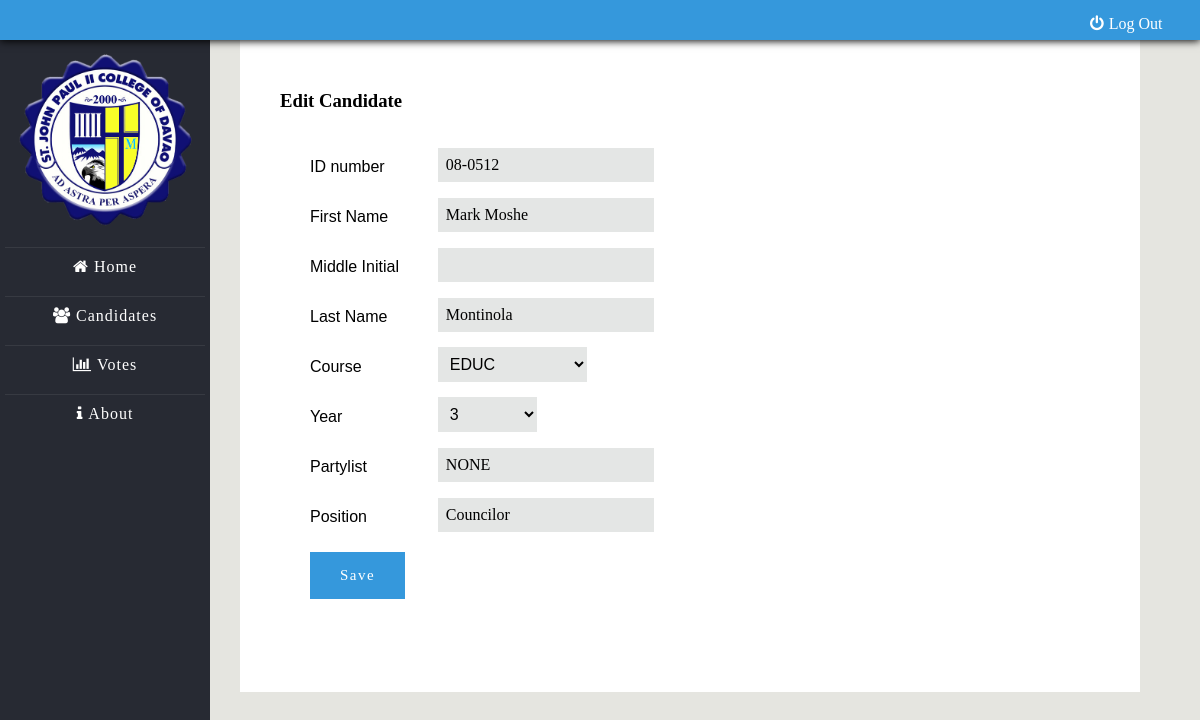
The page /JP2CDvotingsystem/editCandidates.php?id=08-0512 (signed in) on the database its author committed.
### tables this page shows
CREATE TABLE `candidates` (
  `candidate_id` int(24) NOT NULL,
  `id_number` varchar(56) NOT NULL,
  `firstname` varchar(255) NOT NULL,
  `lastname` varchar(255) NOT NULL,
  `mi` varchar(25) NOT NULL,
  `course` varchar(255) NOT NULL,
  `year` int(50) NOT NULL,
  `partylist` varchar(255) NOT NULL,
  `position` varchar(25) NOT NULL
);

### JP2CDvotingsystem/editCandidates.php (the view, shortened to what this page needs)
<?php
require 'connect_database.php';
?>
<?php
	$editCandidate = "";
if(isset($_GET['id'])){
		$id = $_GET['id'];
		$sql = "SELECT * FROM candidates WHERE id_number = '$id'";
		$query = mysqli_query($con,$sql);
		$rowCount = mysqli_num_rows($query);
		if($rowCount > 0){
			while($row = mysqli_fetch_array($query)){
				$idnumber = $row["id_number"];
				$firstname = $row["firstname"];
				$mi = $row["mi"];
				$lastname = $row["lastname"];
				$course = $row["course"];
				$year = $row["year"];
				$partylist = $row["partylist"];
				$position = $row["position"];
				$editCandidate = '<tr>
									<td>ID number</td>
									<td>
										<input type="text" class="code" name="idnumber" value="'.$idnumber.'"" maxlength="7">
									</td>
								</tr>
								<tr>
									<td>First Name</td>
									<td><input type="text" name="firstname" value="'.$firstname.'"></td>
								</tr>
								<tr>
								 <td>Middle Initial &nbsp</td>
								 <td><input type="text" name="mi" value="'.$mi.'"></td>
								 </tr>
								 <tr>
								  <td>Last Name &nbsp</td>
								  <td><input type="text" name="lastname" value="'.$lastname.'"></td>
								  </tr>
								  <tr>
								  <td>Course</td>
								  <td><select name="course">
								  	<option value="'.$course.'" selected>'.$course.'</option>
								  	<option value="BA">BA</option>
									<option value="CRIM">CRIM</option>
									<option value="CHM">CHM</option>
									<option value="EDUC">EDUC</option>
									<option value="ENGINEERING">ENGINEERING</option>
									<option value="ICT">ICT</option>
									<option value="NURSING">NURSING</option>
								  </select >
								  <td>
								  </tr>
								  <tr>
								  <td>Year</td>
								  <td>
								  	<select name="year">
								  	<option value="'.$year.'" selected>'.$year.'</option>
								  	<option value="1">1st year</option>
									<option value="2">2nd year</option>
									<option value="3">3rd year</option>
									<option value="4">4th year</option>
								  </select></td>
								  </tr>
								  <tr>
								  <td>Partylist</td>
								  <td>
								  <input type="text" name="partylist" value="'.$partylist.'">
								  </td>
								  </tr>
								  <tr>
								  <td>Position</td>
								  <td><input type="text" name="position" value="'.$position.'"></td>
								  </tr>
								  ';
			}
		}
	}
?>
<!DOCTYPE html>
<html>
<head>
<link rel="stylesheet" href="style.css" media="screen" />
<link rel="stylesheet" href="normalize.css" />
</head>
<body>
<div class="nav">
	<ul>
		<li><a href="logout.php"><i class="fa fa-power-off"></i>Log Out</a></li>
		<li><a href="" id="para1" ></a></li>
	</ul>
</div>
<div class="left-bar">
<img src="images/	222.png" width="190" height="190" style="margin: 15px 0 0 10px;">
	<ul>
		<li><a href="admin.php"><i class="fa fa-home fa-1g"></i>Home</a></li>
		<li><a href="candidates.php"><i class="fa fa-users fa-1g"></i>Candidates</a></li>
		<li><a href="results.php"><i class="fa fa-bar-chart fa-1g"></i>Votes</a></li>
		<li><a href="about.php"><i class="fa fa-info fa-1g"></i>About</a></li>
	</ul>
</div>
<div class="main-content">
	<h3>Edit Candidate</h3>
	<form method="POST" class="editCandidates" name="editCandidates" action="editCandidates.php" style="width: 90%;height: 500px">
	<table>
	<?php echo $editCandidate; ?>
	</table>
	<input type="submit" name="submit" value="Save" style="margin-bottom:10px;">
	</form>
</div>
</body>
</html>

### JP2CDvotingsystem/style.css (style rules this page uses)
body { padding: 0; margin: 0; background:#e5e5e0; }
* { margin:0; }
a { text-decoration:none; }
.nav { position:fixed; width: 100%; height: 2.5em; background:#3598dc; box-shadow :0px 0.6px 8px #000; z-index:999; }
.nav ul { list-style: none; margin: 0 ; padding: 0; overflow:hidden; }
.nav li { float:right; }
.nav ul li a { color: #fff; font-family:'Lato-Black'; text-decoration: none; margin-top: 15px; margin-right: 10px; display:block; width: 100px; transition: all ease .2s; }
.fa { margin-right:5px; }
.left-bar { position:fixed; top:30px; width: 210px; height: 750px; background:#272a33; }
.left-bar ul { position:relative; left:-35px; list-style:none; float:left; width: 200px; margin-left:0; display:block; }
.left-bar li { display:block; padding-top: 10px ; height: 30px; margin-top: 8px; border-top: 1px solid #373a42; text-align:center; transition:.2s all ease; }
.left-bar li a { margin-top: 5px; padding: 10px 35px 10px 35px; letter-spacing: 1px; font-family:'Lato-Black'; color:#fff; }
.main-content { margin-top: 40px; margin-left: 15em; min-width:840px; float:left; padding-left: 40px; padding-right: 20px; padding-top: 50px; background:#fff; min-height: 100%; }
.main-content input[type="text"],.main-content select { margin-bottom: 5px; padding: 8px; border:none; background:#f2f2ed; }
.main-content input[type="submit"] { margin-top: 10px; margin-bottom: 20px; padding: 15px 30px 15px 30px; border:none; font-family:'Lato-Black'; font-size: 15px; letter-spacing: .1em; color:#fff; background:#3598dc; }
.main-content h3,h2 { font-family:'Lato-Black'; }
.main-content input[type="text"] { font-family:'Lato-Semibold'; }
.cc input, select { margin-left: 5px; }
.editCandidates { width: 90%; height: 120px; padding: 30px; margin-bottom: 20px; }
.editCandidates input[type="text"],.editCandidates select { background:#e4e6e5; }

### JP2CDvotingsystem/editCandidates.php (style rules this page uses)
td { height: 50px; padding-right: 30px; }

### rows shown on the page
candidates: idnumber "08-0512", firstname "Mark Moshe", lastname "Montinola", course "EDUC", year "3", partylist "NONE", position "Councilor"
